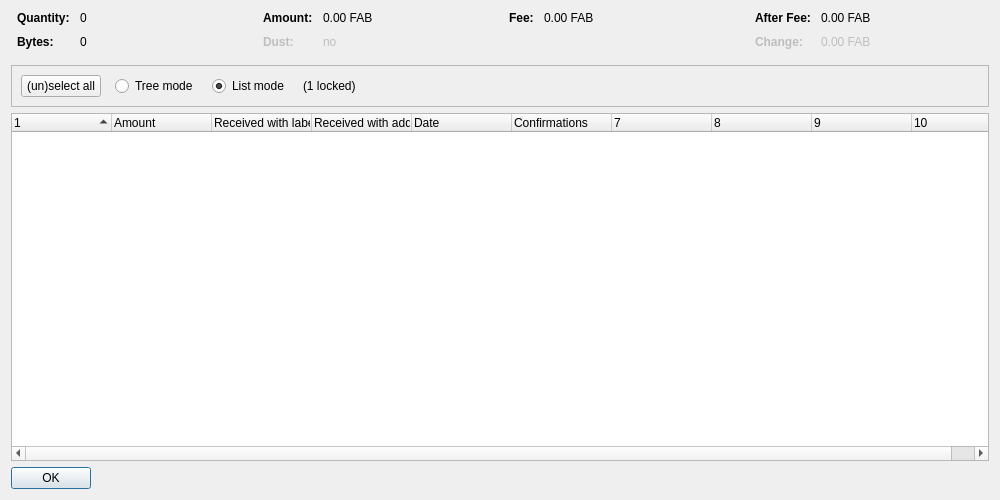
<?xml version="1.0" encoding="UTF-8"?>
<ui version="4.0">
 <class>CoinControlDialog</class>
 <widget class="QDialog" name="CoinControlDialog">
  <property name="geometry">
   <rect>
    <x>0</x>
    <y>0</y>
    <width>1000</width>
    <height>500</height>
   </rect>
  </property>
  <property name="windowTitle">
   <string>Coin Selection</string>
  </property>
  <layout class="QVBoxLayout" name="verticalLayout">
   <item>
    <layout class="QHBoxLayout" name="horizontalLayoutTop" stretch="0,0,0,0">
     <property name="topMargin">
      <number>0</number>
     </property>
     <property name="bottomMargin">
      <number>10</number>
     </property>
     <item>
      <layout class="QFormLayout" name="formLayoutCoinControl1">
       <property name="horizontalSpacing">
        <number>10</number>
       </property>
       <property name="verticalSpacing">
        <number>10</number>
       </property>
       <property name="leftMargin">
        <number>6</number>
       </property>
       <property name="rightMargin">
        <number>6</number>
       </property>
       <item row="0" column="0">
        <widget class="QLabel" name="labelCoinControlQuantityText">
         <property name="font">
          <font>
           <weight>75</weight>
           <bold>true</bold>
          </font>
         </property>
         <property name="text">
          <string>Quantity:</string>
         </property>
        </widget>
       </item>
       <item row="0" column="1">
        <widget class="QLabel" name="labelCoinControlQuantity">
         <property name="cursor">
          <cursorShape>IBeamCursor</cursorShape>
         </property>
         <property name="contextMenuPolicy">
          <enum>Qt::ActionsContextMenu</enum>
         </property>
         <property name="text">
          <string notr="true">0</string>
         </property>
         <property name="textInteractionFlags">
          <set>Qt::LinksAccessibleByMouse|Qt::TextSelectableByKeyboard|Qt::TextSelectableByMouse</set>
         </property>
        </widget>
       </item>
       <item row="1" column="0">
        <widget class="QLabel" name="labelCoinControlBytesText">
         <property name="font">
          <font>
           <weight>75</weight>
           <bold>true</bold>
          </font>
         </property>
         <property name="text">
          <string>Bytes:</string>
         </property>
        </widget>
       </item>
       <item row="1" column="1">
        <widget class="QLabel" name="labelCoinControlBytes">
         <property name="cursor">
          <cursorShape>IBeamCursor</cursorShape>
         </property>
         <property name="contextMenuPolicy">
          <enum>Qt::ActionsContextMenu</enum>
         </property>
         <property name="text">
          <string notr="true">0</string>
         </property>
         <property name="textInteractionFlags">
          <set>Qt::LinksAccessibleByMouse|Qt::TextSelectableByKeyboard|Qt::TextSelectableByMouse</set>
         </property>
        </widget>
       </item>
      </layout>
     </item>
     <item>
      <layout class="QFormLayout" name="formLayoutCoinControl2">
       <property name="horizontalSpacing">
        <number>10</number>
       </property>
       <property name="verticalSpacing">
        <number>10</number>
       </property>
       <property name="leftMargin">
        <number>6</number>
       </property>
       <property name="rightMargin">
        <number>6</number>
       </property>
       <item row="0" column="0">
        <widget class="QLabel" name="labelCoinControlAmountText">
         <property name="font">
          <font>
           <weight>75</weight>
           <bold>true</bold>
          </font>
         </property>
         <property name="text">
          <string>Amount:</string>
         </property>
        </widget>
       </item>
       <item row="0" column="1">
        <widget class="QLabel" name="labelCoinControlAmount">
         <property name="cursor">
          <cursorShape>IBeamCursor</cursorShape>
         </property>
         <property name="contextMenuPolicy">
          <enum>Qt::ActionsContextMenu</enum>
         </property>
         <property name="text">
          <string notr="true">0.00 FAB</string>
         </property>
         <property name="textInteractionFlags">
          <set>Qt::LinksAccessibleByMouse|Qt::TextSelectableByKeyboard|Qt::TextSelectableByMouse</set>
         </property>
        </widget>
       </item>
       <item row="1" column="0">
        <widget class="QLabel" name="labelCoinControlLowOutputText">
         <property name="enabled">
          <bool>false</bool>
         </property>
         <property name="font">
          <font>
           <weight>75</weight>
           <bold>true</bold>
          </font>
         </property>
         <property name="text">
          <string>Dust:</string>
         </property>
        </widget>
       </item>
       <item row="1" column="1">
        <widget class="QLabel" name="labelCoinControlLowOutput">
         <property name="enabled">
          <bool>false</bool>
         </property>
         <property name="cursor">
          <cursorShape>IBeamCursor</cursorShape>
         </property>
         <property name="contextMenuPolicy">
          <enum>Qt::ActionsContextMenu</enum>
         </property>
         <property name="text">
          <string notr="true">no</string>
         </property>
         <property name="textInteractionFlags">
          <set>Qt::LinksAccessibleByMouse|Qt::TextSelectableByKeyboard|Qt::TextSelectableByMouse</set>
         </property>
        </widget>
       </item>
      </layout>
     </item>
     <item>
      <layout class="QFormLayout" name="formLayoutCoinControl3">
       <property name="horizontalSpacing">
        <number>10</number>
       </property>
       <property name="verticalSpacing">
        <number>10</number>
       </property>
       <property name="leftMargin">
        <number>6</number>
       </property>
       <property name="rightMargin">
        <number>6</number>
       </property>
       <item row="0" column="0">
        <widget class="QLabel" name="labelCoinControlFeeText">
         <property name="font">
          <font>
           <weight>75</weight>
           <bold>true</bold>
          </font>
         </property>
         <property name="text">
          <string>Fee:</string>
         </property>
        </widget>
       </item>
       <item row="0" column="1">
        <widget class="QLabel" name="labelCoinControlFee">
         <property name="cursor">
          <cursorShape>IBeamCursor</cursorShape>
         </property>
         <property name="contextMenuPolicy">
          <enum>Qt::ActionsContextMenu</enum>
         </property>
         <property name="text">
          <string notr="true">0.00 FAB</string>
         </property>
         <property name="textInteractionFlags">
          <set>Qt::LinksAccessibleByMouse|Qt::TextSelectableByKeyboard|Qt::TextSelectableByMouse</set>
         </property>
        </widget>
       </item>
      </layout>
     </item>
     <item>
      <layout class="QFormLayout" name="formLayoutCoinControl4">
       <property name="horizontalSpacing">
        <number>10</number>
       </property>
       <property name="verticalSpacing">
        <number>10</number>
       </property>
       <property name="leftMargin">
        <number>6</number>
       </property>
       <property name="rightMargin">
        <number>6</number>
       </property>
       <item row="0" column="0">
        <widget class="QLabel" name="labelCoinControlAfterFeeText">
         <property name="font">
          <font>
           <weight>75</weight>
           <bold>true</bold>
          </font>
         </property>
         <property name="text">
          <string>After Fee:</string>
         </property>
        </widget>
       </item>
       <item row="0" column="1">
        <widget class="QLabel" name="labelCoinControlAfterFee">
         <property name="cursor">
          <cursorShape>IBeamCursor</cursorShape>
         </property>
         <property name="contextMenuPolicy">
          <enum>Qt::ActionsContextMenu</enum>
         </property>
         <property name="text">
          <string notr="true">0.00 FAB</string>
         </property>
         <property name="textInteractionFlags">
          <set>Qt::LinksAccessibleByMouse|Qt::TextSelectableByKeyboard|Qt::TextSelectableByMouse</set>
         </property>
        </widget>
       </item>
       <item row="1" column="0">
        <widget class="QLabel" name="labelCoinControlChangeText">
         <property name="enabled">
          <bool>false</bool>
         </property>
         <property name="font">
          <font>
           <weight>75</weight>
           <bold>true</bold>
          </font>
         </property>
         <property name="text">
          <string>Change:</string>
         </property>
        </widget>
       </item>
       <item row="1" column="1">
        <widget class="QLabel" name="labelCoinControlChange">
         <property name="enabled">
          <bool>false</bool>
         </property>
         <property name="cursor">
          <cursorShape>IBeamCursor</cursorShape>
         </property>
         <property name="contextMenuPolicy">
          <enum>Qt::ActionsContextMenu</enum>
         </property>
         <property name="text">
          <string notr="true">0.00 FAB</string>
         </property>
         <property name="textInteractionFlags">
          <set>Qt::LinksAccessibleByMouse|Qt::TextSelectableByKeyboard|Qt::TextSelectableByMouse</set>
         </property>
        </widget>
       </item>
      </layout>
     </item>
    </layout>
   </item>
   <item>
    <widget class="QFrame" name="frame">
     <property name="minimumSize">
      <size>
       <width>0</width>
       <height>40</height>
      </size>
     </property>
     <property name="frameShape">
      <enum>QFrame::StyledPanel</enum>
     </property>
     <property name="frameShadow">
      <enum>QFrame::Sunken</enum>
     </property>
     <layout class="QHBoxLayout" name="horizontalLayout">
      <item>
       <layout class="QHBoxLayout" name="horizontalLayoutPanel" stretch="0,0,0,0,0">
        <property name="spacing">
         <number>14</number>
        </property>
        <item>
         <widget class="QPushButton" name="pushButtonSelectAll">
          <property name="sizePolicy">
           <sizepolicy hsizetype="Maximum" vsizetype="Fixed">
            <horstretch>0</horstretch>
            <verstretch>0</verstretch>
           </sizepolicy>
          </property>
          <property name="text">
           <string>(un)select all</string>
          </property>
          <property name="autoDefault">
           <bool>false</bool>
          </property>
         </widget>
        </item>
        <item>
         <widget class="QRadioButton" name="radioTreeMode">
          <property name="sizePolicy">
           <sizepolicy hsizetype="Maximum" vsizetype="Fixed">
            <horstretch>0</horstretch>
            <verstretch>0</verstretch>
           </sizepolicy>
          </property>
          <property name="text">
           <string>Tree mode</string>
          </property>
         </widget>
        </item>
        <item>
         <widget class="QRadioButton" name="radioListMode">
          <property name="sizePolicy">
           <sizepolicy hsizetype="Maximum" vsizetype="Fixed">
            <horstretch>0</horstretch>
            <verstretch>0</verstretch>
           </sizepolicy>
          </property>
          <property name="text">
           <string>List mode</string>
          </property>
          <property name="checked">
           <bool>true</bool>
          </property>
         </widget>
        </item>
        <item>
         <widget class="QLabel" name="labelLocked">
          <property name="text">
           <string notr="true">(1 locked)</string>
          </property>
         </widget>
        </item>
        <item>
         <spacer name="horizontalSpacer">
          <property name="orientation">
           <enum>Qt::Horizontal</enum>
          </property>
          <property name="sizeHint" stdset="0">
           <size>
            <width>40</width>
            <height>20</height>
           </size>
          </property>
         </spacer>
        </item>
       </layout>
      </item>
     </layout>
    </widget>
   </item>
   <item>
    <widget class="CoinControlTreeWidget" name="treeWidget">
     <property name="contextMenuPolicy">
      <enum>Qt::CustomContextMenu</enum>
     </property>
     <property name="sortingEnabled">
      <bool>false</bool>
     </property>
     <property name="columnCount">
      <number>10</number>
     </property>
     <attribute name="headerShowSortIndicator" stdset="0">
      <bool>true</bool>
     </attribute>
     <attribute name="headerStretchLastSection">
      <bool>false</bool>
     </attribute>
     <column>
      <property name="text">
       <string/>
      </property>
     </column>
     <column>
      <property name="text">
       <string>Amount</string>
      </property>
     </column>
     <column>
      <property name="text">
       <string>Received with label</string>
      </property>
     </column>
     <column>
      <property name="text">
       <string>Received with address</string>
      </property>
     </column>
     <column>
      <property name="text">
       <string>Date</string>
      </property>
     </column>
     <column>
      <property name="text">
       <string>Confirmations</string>
      </property>
      <property name="toolTip">
       <string>Confirmed</string>
      </property>
     </column>
     <column>
      <property name="text">
       <string/>
      </property>
     </column>
     <column>
      <property name="text">
       <string/>
      </property>
     </column>
     <column>
      <property name="text">
       <string/>
      </property>
     </column>
     <column>
      <property name="text">
       <string/>
      </property>
     </column>
    </widget>
   </item>
   <item>
    <widget class="QDialogButtonBox" name="buttonBox">
     <property name="sizePolicy">
      <sizepolicy hsizetype="Maximum" vsizetype="Fixed">
       <horstretch>0</horstretch>
       <verstretch>0</verstretch>
      </sizepolicy>
     </property>
     <property name="orientation">
      <enum>Qt::Horizontal</enum>
     </property>
     <property name="standardButtons">
      <set>QDialogButtonBox::Ok</set>
     </property>
    </widget>
   </item>
  </layout>
 </widget>
 <customwidgets>
  <customwidget>
   <class>CoinControlTreeWidget</class>
   <extends>QTreeWidget</extends>
   <header>coincontroltreewidget.h</header>
  </customwidget>
 </customwidgets>
 <resources/>
 <connections/>
</ui>
